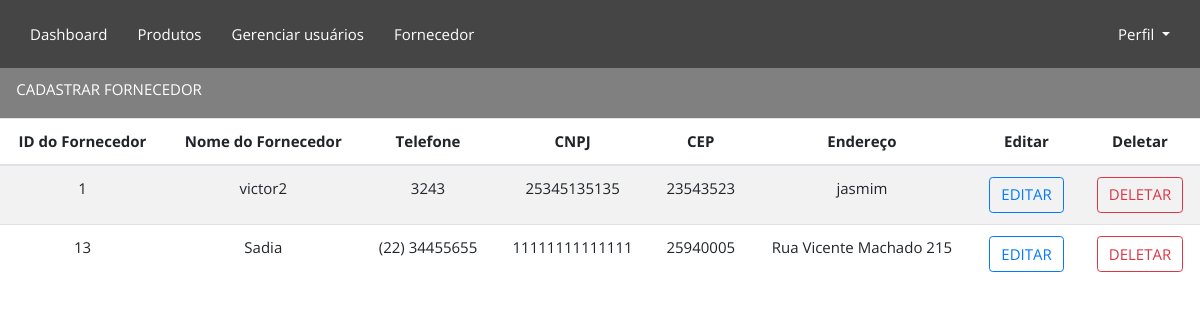
The page /telainicial/fornecedor/ on the database as committed earlier.
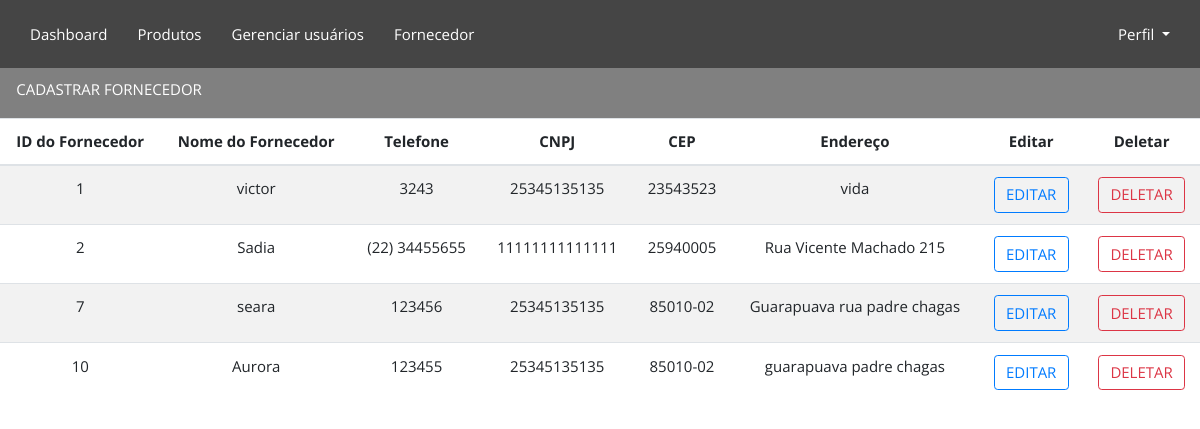
The same page on the database as committed later.
### Fornecedores/models.py (models this page shows)
class Fornecedor(models.Model):
    idFornecedor = models.AutoField(primary_key=True)
    nomeFornecedor = models.CharField(max_length=30, validators = [valida_texto])
    endereco = models.CharField(max_length=30)
    telefone = models.CharField(max_length=20)
    cep = models.CharField(max_length=8)
    cnpj = models.CharField(max_length=14)

### Fornecedores/views.py (the view)
# urls.py: path('',fornecedor_view, name = "fornecedor_view"),
def fornecedor_view(request):
    fornecedores = Fornecedor.objects.all()
    fornecedorForm = FornecedorForm()
    return render(request,"fornecedor.html",{"fornecedores":fornecedores, 'fornecedorForm': fornecedorForm})

### Fornecedores/templates/fornecedor.html (shortened to what this page needs)
{% extends 'base.html' %}
{% load static %}
{% block content%}
    <link rel="stylesheet" href="{% static 'css/fornecedores.css' %}">
    <div class="retangulo">
        <ul>
            <li>
                <button type="button" class="btn btn-transparent" data-toggle="modal" data-target=".bd-cadastroFornecedor-modal-lg">
                    CADASTRAR FORNECEDOR
                </button>
            </li>
        </ul>
    </div>
    <div>
        <table class="table table-striped">
            <thead>
                <tr>
                    <th scope="col">ID do Fornecedor</th>
                    <th scope="col">Nome do Fornecedor</th>
                    <th scope="col">Telefone</th>
                    <th scope="col">CNPJ</th>
                    <th scope="col">CEP</th>
                    <th scope="col">Endereço</th>
                    <th scope="col">Editar</th>
                    <th scope="col">Deletar</th>
                </tr>
            </thead>
            <tbody>
                {% for fornecedor in fornecedores %}
                    <tr>
                        <td>{{fornecedor.idFornecedor}}</td>
                        <td>{{fornecedor.nomeFornecedor}}</td>
                        <td>{{fornecedor.telefone}}</td>
                        <td>{{fornecedor.cnpj}}</td>
                        <td>{{fornecedor.cep}}</td>
                        <td>{{fornecedor.endereco}}</td>
                        <td>
                            <a href="{% url 'editarFornecedor_view' fornecedor.idFornecedor %}" class="btn btn-outline-primary">EDITAR</a>
                        </td>
                        <td>
                            <a href="{% url 'deleteFornecedor_view' fornecedor.idFornecedor %}" class="btn btn-outline-danger">DELETAR</a>
                        </td>
                    </tr>
                {% endfor %}
            </tbody>
        </table>
    </div>
{% endblock %}

Rows that differ between the two databases and show on the page:
removed Fornecedor: idFornecedor "13", nomeFornecedor "Sadia", telefone "(22) 34455655", cnpj "11111111111111", cep "25940005", endereco "Rua Vicente Machado 215"
changed Fornecedor id 1: nomeFornecedor "victor2" → "victor"; endereco "jasmim" → "vida"
added Fornecedor: idFornecedor "2", nomeFornecedor "Sadia", telefone "(22) 34455655", cnpj "11111111111111", cep "25940005", endereco "Rua Vicente Machado 215"
added Fornecedor: idFornecedor "7", nomeFornecedor "seara", telefone "123456", cnpj "25345135135", cep "85010-02", endereco "Guarapuava rua padre chagas"
added Fornecedor: idFornecedor "10", nomeFornecedor "Aurora", telefone "123455", cnpj "25345135135", cep "85010-02", endereco "guarapuava padre chagas"
